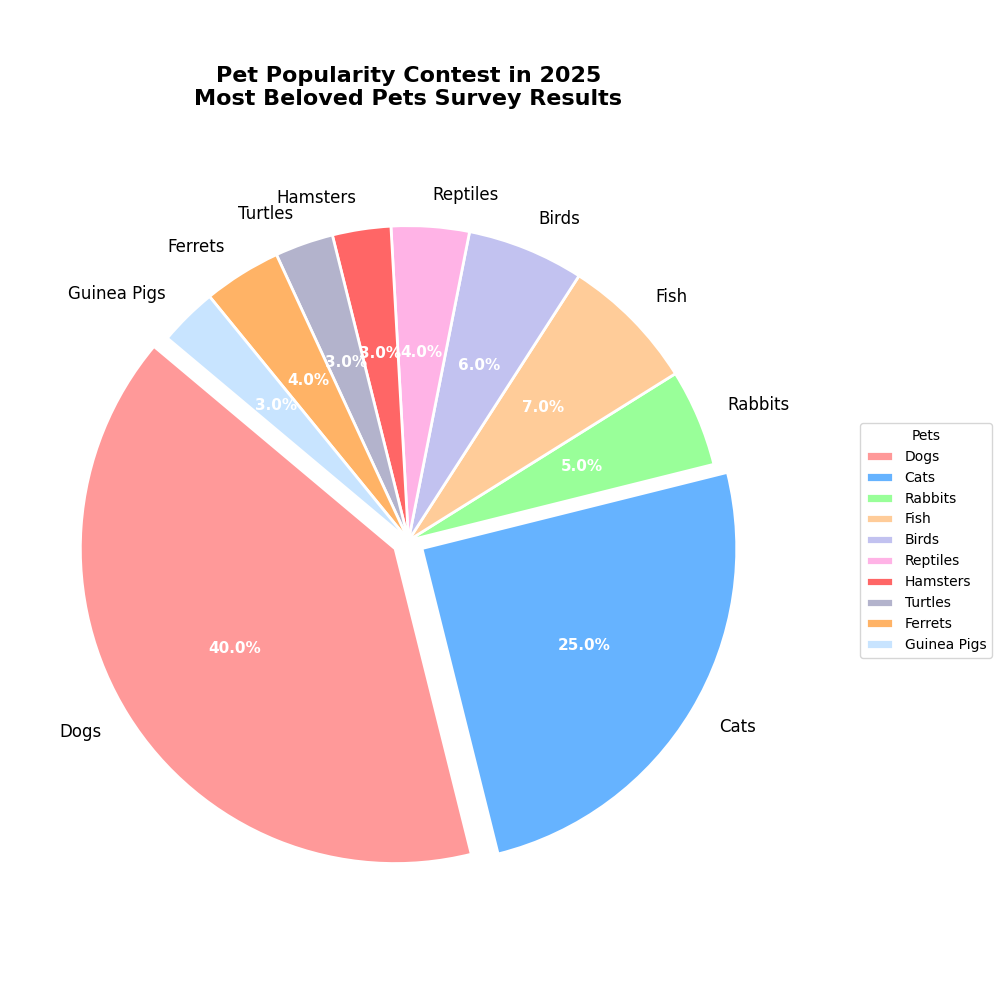

The Python source for this figure:
import matplotlib.pyplot as plt

# Data for the pie chart with additional pet categories
pets = ["Dogs", "Cats", "Rabbits", "Fish", "Birds", "Reptiles", "Hamsters", "Turtles", "Ferrets", "Guinea Pigs"]
popularity = [40, 25, 5, 7, 6, 4, 3, 3, 4, 3]

# Colors for each segment
colors = ['#ff9999', '#66b3ff', '#99ff99', '#ffcc99', '#c2c2f0', '#ffb3e6', '#ff6666', '#b3b3cc', '#ffb366', '#c8e4ff']
explode = (0.05, 0.05, 0, 0, 0, 0, 0, 0, 0, 0)  # Slightly explode the slices for Dogs and Cats

# Create the figure and axis
fig, ax = plt.subplots(figsize=(10, 10))

# Pie chart
wedges, texts, autotexts = ax.pie(popularity, explode=explode, labels=pets, colors=colors, 
                                  autopct='%1.1f%%', startangle=140, wedgeprops=dict(edgecolor='w', linewidth=2))

# Customizing texts for better visibility
for text in texts:
    text.set_fontsize(12)

for autotext in autotexts:
    autotext.set_color('white')
    autotext.set_fontsize(11)
    autotext.set_weight('bold')

# Title of the Pie Chart
plt.title("Pet Popularity Contest in 2025\nMost Beloved Pets Survey Results", fontsize=16, fontweight='bold', pad=30)

# Legend
ax.legend(wedges, pets, title="Pets", loc="center right", bbox_to_anchor=(1.25, 0.5), fontsize=10)

# Adjust layout to ensure clarity and avoid text overlap
plt.tight_layout()

# Displaying the plot
plt.show()
